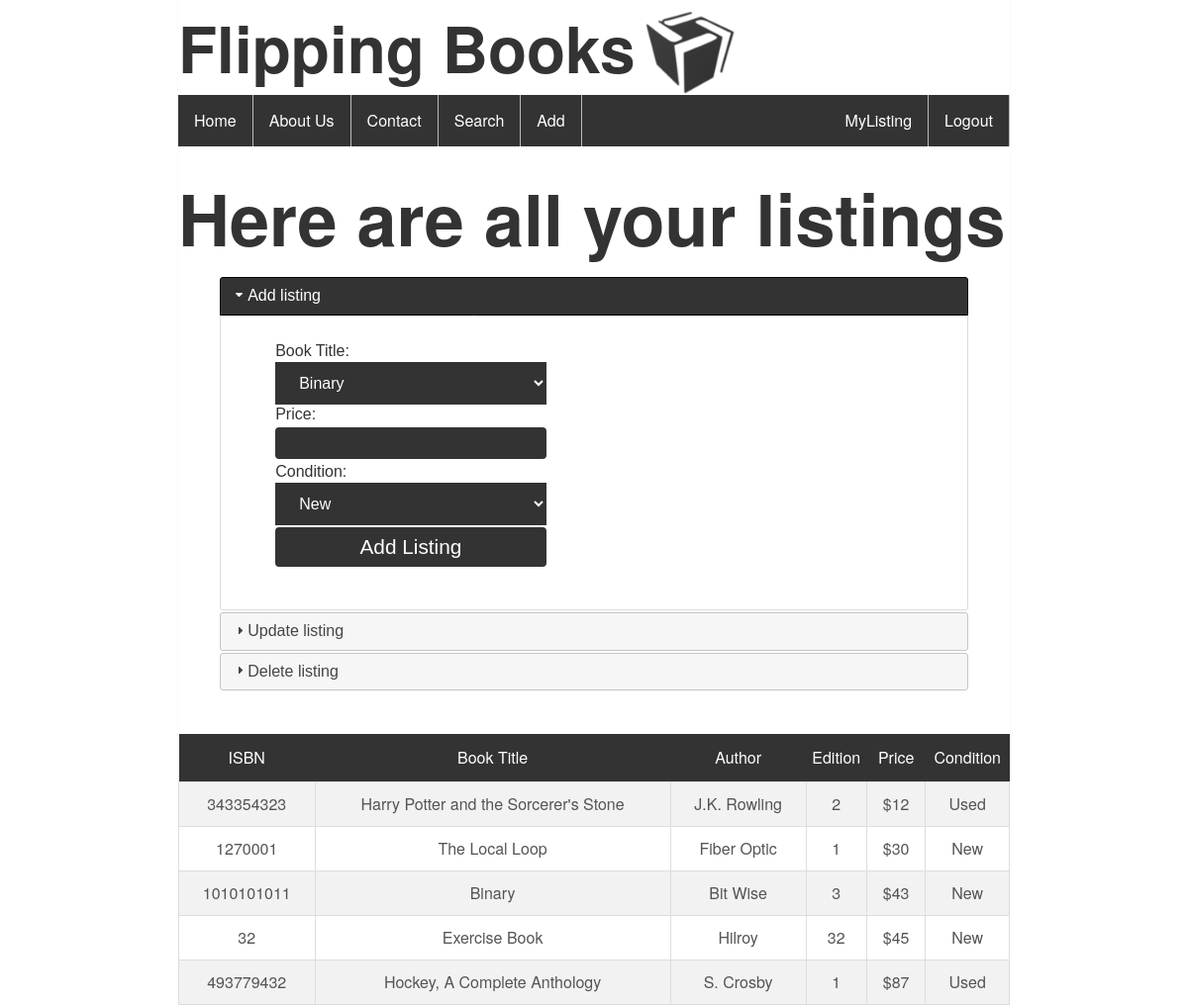
The app's page /mylisting (signed in) with its own data.
### main/models.py (models this page shows, shortened)
class Book(models.Model):
    ISBN = models.BigIntegerField(primary_key=True)
    Title = models.CharField(max_length=255)
    Author = models.CharField(max_length=255)
    Edition = models.CharField(max_length=255)

### main/views.py (the view, shortened to what this page needs)
# urls.py: url(r'^mylisting', views.my_listing, name='mylisting'),
def my_listing(request):
    if request.user.is_authenticated:
        current_user = str(request.user.id)
        add_form = AddListingForm()
        delete_form = DeleteListingForm(user=current_user)
        update_form = UpdateListingForm(user=current_user)
        error_message = None
        mine = Sql.my_listings(current_user)
        return render(request, 'main/registered/mylisting.html',
                      context={'listings': mine, 'add': add_form, 'delete': delete_form,
                               'update': update_form, 'error_message': error_message})
    else:
        return login_r(request)

### main/forms.py
class AddListingForm(forms.Form):
    def __init__(self, *args, **kwargs):
        super(AddListingForm, self).__init__(*args, **kwargs)
        self.fields['isbn'] = forms.ChoiceField(label="Book Title", choices=Ddl.add_listing(), required=True)
        self.fields['price'] = forms.IntegerField(label="Price", required=True)
        self.fields['condition'] = forms.ChoiceField(label="Condition", choices=condition, required=True)
    class Meta:
        fields = ['isbn', 'price', 'condition', ]

class DeleteListingForm(forms.Form):
    def __init__(self, *args, **kwargs):
        user = kwargs.pop('user')
        super(DeleteListingForm, self).__init__(*args, **kwargs)
        self.fields['isbn'] = forms.ChoiceField(label="Book Title", choices=Sql.get_delete_ddl(user), required=True)
    class Meta:
        fields = ['isbn']

### main/map.py (called while the page is built)
    @staticmethod
    def add_listing():
        return Sql.get_add_ddl()

### main/sql.py (called while the page is built)
def sql_str(text):
    if type(text) is int:
        return str(text)
    else:
        text = text.replace('\'', '\'\'')
        return '\'' + text + '\''

    @staticmethod
    def my_listings(current_user):
        db = connection.cursor()
        sql = "SELECT b.isbn, b.Title, b.Author, b.Edition, l.Price, l.BookCondition " \
               "FROM main_Listing l, main_Book b " \
               "WHERE l.ISBN = b.ISBN " \
               "AND l.username = " + sql_str(current_user) + " ORDER BY l.price ASC "
        db.execute(sql)
        return db.fetchall()

    @staticmethod
    def get_delete_ddl(user):
        db = connection.cursor()
        sql = "SELECT l.isbn, b.title " \
              "FROM main_listing l " \
              "JOIN main_book b ON l.isbn = b.isbn " \
              "WHERE l.username = " + sql_str(user) + " ORDER BY b.title ASC"
        db.execute(sql)
        return db.fetchall()

    @staticmethod
    def get_add_ddl():
        db = connection.cursor()
        sql = "SELECT isbn, title " \
              "FROM main_book ORDER BY title ASC"
        db.execute(sql)
        return db.fetchall()

### main/templates/main/registered/mylisting.html (shortened to what this page needs)
{%  extends 'main/base.html' %}
{% block content %}
    <h1 class="innerHeading">Here are all your listings</h1>
    <div id="accordion" style="width:90%;margin: auto;">
        <h3 class="background">Add listing</h3>
        <div>
            <form class="register-form" action="mylisting" method="post">
                {{ add.as_p }}
                <input type="submit" name="add" value="Add Listing" />
            </form>
        </div>
        <h3 class="background">Update listing</h3>
        <h3 class="background">Delete listing</h3>
    </div>
    <table class="table">
        <tr>
            <th>ISBN</th>
            <th>Book Title</th>
            <th>Author</th>
            <th>Edition</th>
            <th>Price</th>
            <th>Condition</th>
        </tr>
        {% for listing in listings %}
            <tr>
                <td>{{ listing.0 }}</td>
                <td>{{ listing.1 }}</td>
                <td>{{ listing.2 }}</td>
                <td>{{ listing.3 }}</td>
                <td>${{ listing.4 }}</td>
                <td>{{ listing.5 }}</td>
            </tr>
        {% endfor %}
    </table>
{% endblock %}

### main/templates/main/base.html (shortened to what this page needs)
<!DOCTYPE html>
<html lang="en">
<head>
    {% load static %}
    <link rel="stylesheet" type="text/css" href="{%  static 'css/style.css' %}">
    {% include 'main/includes/style.html' %}
</head>
<body>
    <div class="wrapper">
        <h1 class="heading">Flipping Books</h1>
        <img src="{% static 'images/logo_2.png'%}" alt="logo" id="logo_img">
        <div class="menubar">
            <ul>
                <li>
                    <a href="{% url 'index' %}">Home</a></li>
                <li>
                    <a href="{% url 'about' %}">About Us</a></li>
                <li>
                    <a href="{% url 'contact' %}">Contact</a></li>
                <li>
                    <a href="{% url 'search' %}">Search</a></li>
                <li>
                  <a href="{% url 'add' %}">Add</a></li>
                <li class="button">
                    <a href="{% url 'logout' %}" id="logout">Logout</a></li>
                <li class="button">
                    <a href="{% url 'mylisting' %}" id="mylisting">MyListing</a></li>
            </ul>
        </div>
        {% block content %}
        {% endblock %}
    </div>
</body>
</html>

### main/templates/main/includes/style.html (shortened to what this page needs)
<link rel="stylesheet" href="//code.jquery.com/ui/1.12.1/themes/base/jquery-ui.css">

### main/static/css/style.css (style rules this page uses)
html, body, div, span, object, iframe, h1, h2, h3, h4, h5, h6, p, blockquote, pre, abbr, address, cite, code, del, dfn, em, img, ins, kbd, q, samp, small, strong, sub, sup, var, b, i, dl, dt, dd, ol, ul, li, fieldset, form, label, legend, table, caption, tbody, tfoot, thead, tr, th, td, article, aside, canvas, details, figcaption, figure, footer, header, hgroup, menu, nav, section, summary, time, mark, audio, video { margin: 0; padding: 0; border: 0; outline: 0; font-size: 100%; vertical-align: baseline; background: transparent; }
body { line-height: 1; }
a { margin: 0; padding: 0; font-size: 100%; vertical-align: baseline; background: transparent; }
table { border-collapse: collapse; border-spacing: 0; }
input, select { vertical-align: middle; }
.wrapper { display: -webkit-flex; display: flex; -webkit-flex-flow: row wrap; flex-flow: row wrap; max-width: 70%; //background-color: ; box-shadow: 0 0 2px rgba(0, 0, 0, 0.06); color: #545454; font-family: Helvetica Neue, Helvetica, Arial, sans-serif; font-size: 16px; line-height: 1.5; margin: 0 auto; }
.heading { font-size: 4em; color: #333; }
.menubar { width: 100%; background-color: grey; }
#logo_img { width: 90px; height: 90px; clear: left; padding-left: 10px; padding-top: 5px; }
ul { list-style-type: none; margin: 0; padding: 0; overflow: hidden; background-color: #333; }
li { float: left; border-right: 1px solid #bbb; }
li a { display: block; color: white; text-align: center; padding: 14px 16px; text-decoration: none; }
.button { float: right; }
.table { width: 100%; border: 4px; border-color: BLACK; text-align: center; }
.table tr { width:100%; }

### main/templates/main/includes/style.html (style rules this page uses)
.innerHeading { width:100%; margin-top: 40px; font-size: 4.5em; color:#333; line-height: 90%; margin-bottom: 3%; height: fit-content; }
.table { border-collapse: collapse; width: 100%; text-align: center; //clear:left; float: right; }
.table tr { width:100%; }
.table td, #customers th { border: 1px solid #ddd; padding: 10px; }
.table tr:nth-child(even) { background-color: #f2f2f2; }
.table th { padding-top: 12px; padding-bottom: 12px; //background-color: #545454; background-color: #333; color: white; font-weight: normal; text-align: center; clear:left; }
form { clear:left; display: block; }
.ui-state-active { background-color: #333; color: white; border-color: black; }
.register-form select { width: 100%; padding: 12px 20px; //margin: 8px 0; box-sizing: border-box; border: none; background-color: #333; color: white; //margin-bottom: 1%; }
.register-form input[type=number] { width: 100%; padding: 4px 8px; //margin: 8px 0; box-sizing: border-box; border: none; background-color: #333; color: white; //margin-bottom: 1%; }
.register-form input { background-color: #333; color: white; padding: 8px 12px; border: none; border-radius: 4px; cursor: pointer; font-size: 1.3em; width: 100%; margin: 0 auto; margin-bottom: 1%; margin-top: 1%; }
.register-form { //margin-top: 1%; display: inline-block; width: 40%; //clear:left; //float: right; //margin-top: 10%; //margin-bottom: 5px; padding: 10px; padding-left: 20px; }
.register-form label { color:#333; }
#accordion { width: 50%; margin: auto; //height: 1%; //margin-top: -0.5%; padding-bottom: 10px; }

### records on screen
Book: ISBN "343354323", Title "Harry Potter and the Sorcerer's Stone", Author "J.K. Rowling", Edition "2", listing "12", listing "Used"
Book: ISBN "1270001", Title "The Local Loop", Author "Fiber Optic", Edition "1", listing "30", listing "New"
Book: ISBN "1010101011", Title "Binary", Author "Bit Wise", Edition "3", listing "43", listing "New"
Book: listing "32", Title "Exercise Book", Author "Hilroy", listing "45", listing "New"
Book: ISBN "493779432", Title "Hockey, A Complete Anthology", Author "S. Crosby", Edition "1", listing "87", listing "Used"
